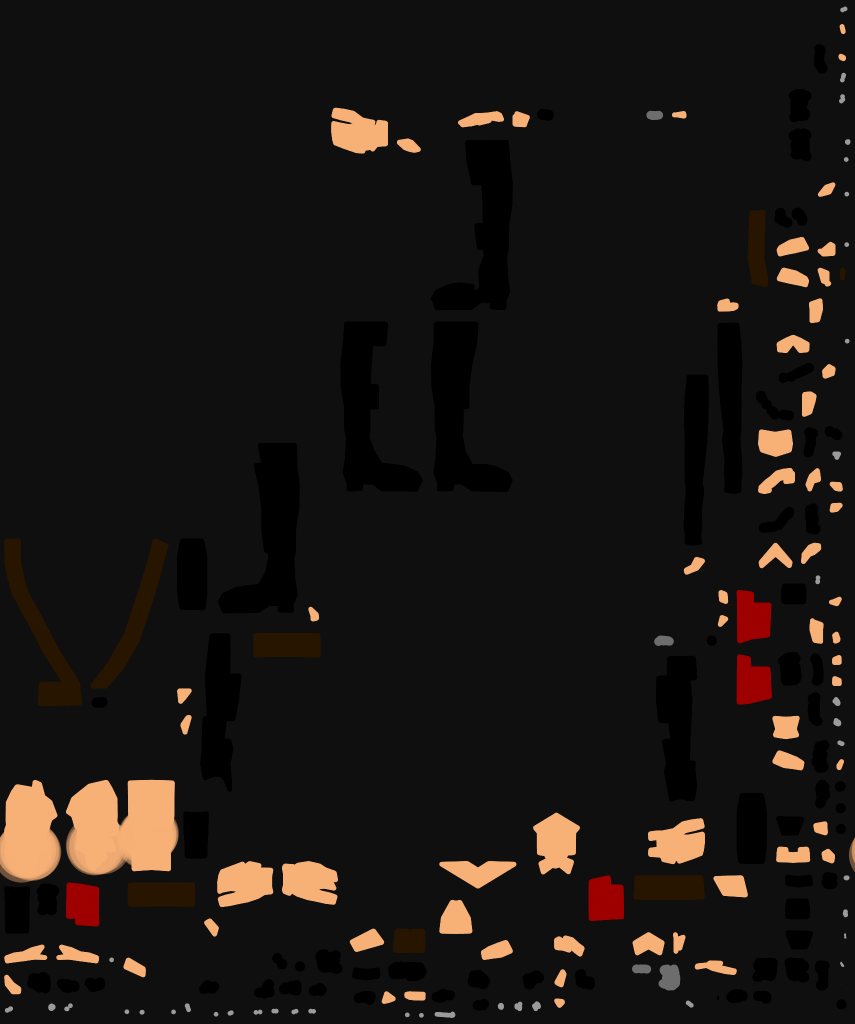
#> input picture Taierzhuang1938/_import/Source/Texture_LowpolyWw2Soldier.png, 1710 x 2048 px (shown at 1/2 size)
$ python -i BuildWeaponPbr.py   (imports and definitions only)
#> lines starting #> are read from the running program, lines starting #| are printed output that depends on the picture
#> further down, picture is the input picture: PIL image 1710x2048 RGB; mean R, G, B 25.8, 21.3, 18.4
"""Build compact browser-ready PBR maps from the approved authored base colors.

The base-color images are generated material scans.  This step is deterministic:
it removes baked edge seams, downsamples them, derives tangent-space normals, and
packs ambient occlusion / roughness / metalness into the glTF-style ORM channels.
"""

from pathlib import Path

import numpy as np
from PIL import Image, ImageFilter


ROOT = Path(__file__).resolve().parents[1]
TEXTURE = ROOT / "Texture"
SOURCE = ROOT / "_import" / "Source"


def _seamless(image: Image.Image) -> Image.Image:
    """Offset the source and softly heal the two former outer edges."""
    image = image.convert("RGB")
    w, h = image.size
#> w = 1710; h = 2048
    image = Image.fromarray(np.roll(np.roll(np.asarray(image), h // 2, 0), w // 2, 1))
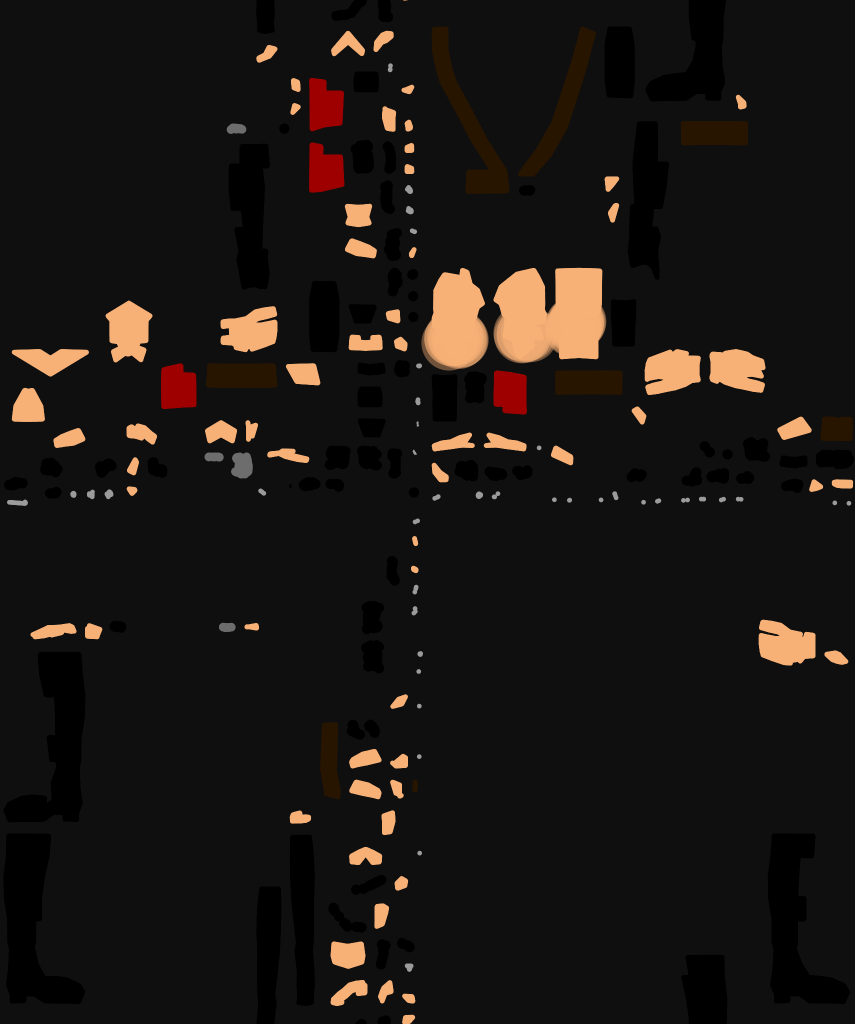
#> image: PIL image 1710x2048 RGB (shown at 1/2 size); mean R, G, B 25.8, 21.3, 18.4
    return image.filter(ImageFilter.GaussianBlur(0.18))


def _normal_map(image: Image.Image, strength: float) -> Image.Image:
    gray = np.asarray(image.convert("L"), dtype=np.float32) / 255.0
    dx = np.roll(gray, -1, 1) - np.roll(gray, 1, 1)
    dy = np.roll(gray, -1, 0) - np.roll(gray, 1, 0)
    nx, ny = -dx * strength, dy * strength
    nz = np.ones_like(nx)
    inv = 1.0 / np.maximum(np.sqrt(nx * nx + ny * ny + nz * nz), 1e-6)
    normal = np.dstack(((nx * inv * 0.5 + 0.5), (ny * inv * 0.5 + 0.5), (nz * inv * 0.5 + 0.5)))
    return Image.fromarray(np.uint8(np.clip(normal * 255.0, 0, 255)), "RGB")


def _orm(image: Image.Image, *, metalness: int, rough_min: int, rough_max: int) -> Image.Image:
    gray = np.asarray(image.convert("L"), dtype=np.float32) / 255.0
    detail = np.abs(gray - np.asarray(image.convert("L").filter(ImageFilter.GaussianBlur(9)), dtype=np.float32) / 255.0)
    rough = rough_min + (rough_max - rough_min) * np.clip(detail * 5.5 + (1.0 - gray) * 0.25, 0.0, 1.0)
    ao = np.uint8(np.clip(238.0 - detail * 105.0, 180.0, 255.0))
    packed = np.dstack((ao, np.uint8(rough), np.full_like(ao, metalness)))
    return Image.fromarray(packed, "RGB")


def build(stem: str, *, source_stem: str | None = None, normal_strength: float,
          metalness: int, rough_min: int, rough_max: int,
          base_quality: int = 90, map_quality: int = 92) -> None:
    source = SOURCE / f"Texture_{source_stem or stem}Source.png"
    base = _seamless(Image.open(source)).resize((512, 512), Image.Resampling.LANCZOS)
    base.save(TEXTURE / f"Texture_{stem}Base.webp", "WEBP", quality=base_quality, method=6)
    _normal_map(base, normal_strength).save(
        TEXTURE / f"Texture_{stem}Normal.webp", "WEBP", quality=map_quality, method=6
    )
    _orm(base, metalness=metalness, rough_min=rough_min, rough_max=rough_max).save(
        TEXTURE / f"Texture_{stem}Orm.webp", "WEBP", quality=map_quality, method=6
    )


def build_if_source(stem: str, **params) -> None:
    """Leave pre-existing maps alone when their high-res source is not tracked."""
    source_stem = params.get("source_stem", stem)
    if (SOURCE / f"Texture_{source_stem}Source.png").is_file():
        build(stem, **params)


# 2026-09-28：不再额外导出 Texture_<Stem>Roughness/Metallic.webp。它们只是 ORM 的 G/B 拆出来给人看，
# 运行时从没读过，按贴图规范（docs/Data_TextureAssetStandard.md）连同已提交的 30 张一并删除。


# [44 lines not run here, left out]

>>> from PIL import Image
>>> picture = Image.open('Source/Texture_LowpolyWw2Soldier.png')
>>> result = _seamless(picture)
